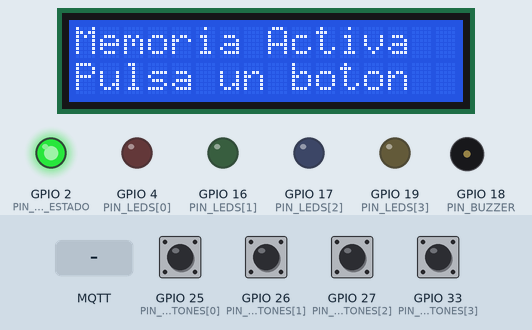
Recording of a sketch running on a simulated ESP32. On the bench: 16×2 character LCD, output pins drawn as LEDs (lit = HIGH), buzzer (waves = sounding). Dashed ring = blinking. The test bench sets the inputs (shaded band); at power-on: GPIO 25 (PIN_BOTONES[0]), GPIO 26 (PIN_BOTONES[1]), GPIO 27 (PIN_BOTONES[2]), GPIO 33 (PIN_BOTONES[3]) HIGH. WiFi joins after 1.5 s; servers stay silent unless stated; random numbers use the default seed unless the sketch sets one; no MQTT or app messages arrive unless stated; what the sketch prints to the serial monitor is not drawn.

Above: at 2.7 s.
2.8 s: MQTT message "iniciar" arrives on the first subscribed topic
At 3.79 s:
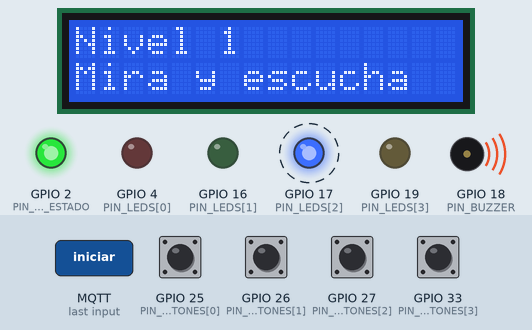
5.5 s: GPIO 25 (PIN_BOTONES[0]) pulled LOW for 0.15 s
At 7.6 s:
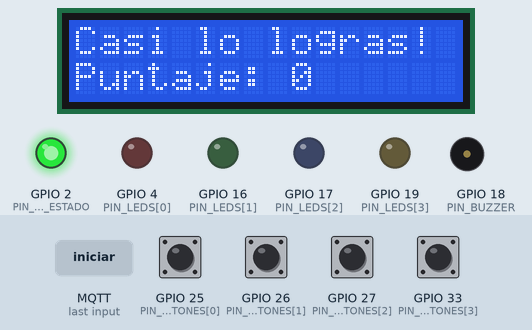
8.2 s: MQTT message "lenta" arrives on the second subscribed topic
At 10.6 s:
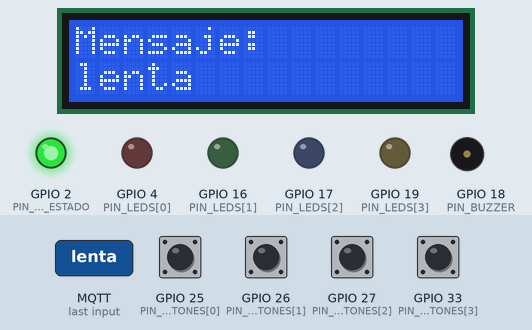
11.2 s: MQTT message "dificultad:" arrives on the second subscribed topic
At 12.3 s:
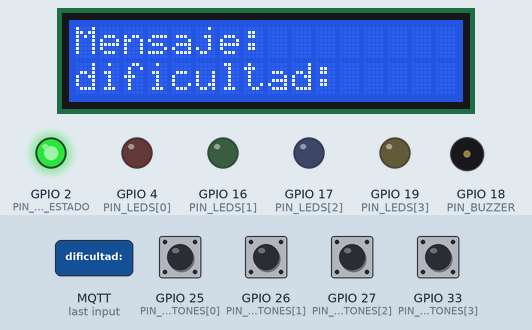
13.1 s: MQTT message "normal" arrives on the second subscribed topic
At 14.7 s:
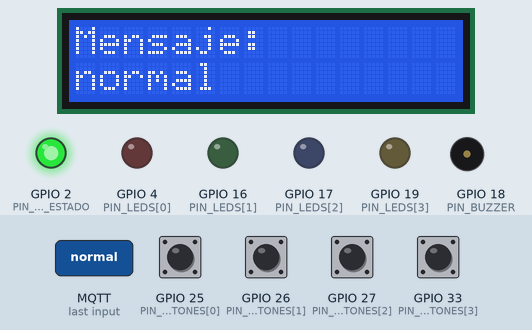
15.0 s: MQTT message "rapida" arrives on the second subscribed topic
At 16.8 s:
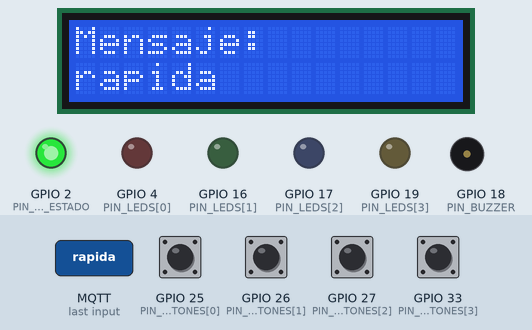
Timing chart, 0 to 18.3 s (numbered marks = the images above; inputs shaded):
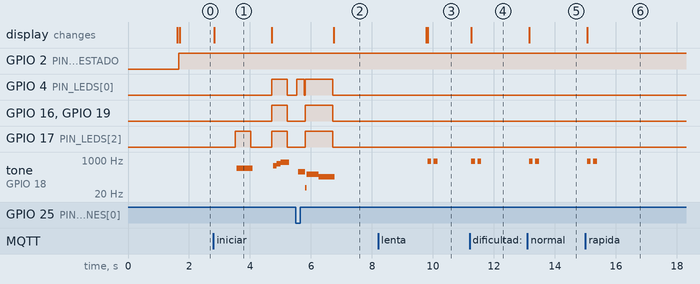

The sketch:

sketch.ino
```cpp
/*
  Memoria Activa - ESP32 en Wokwi
  Juego de memoria de secuencias (tipo "Simon dice") controlado por MQTT.
  Mide el tiempo de reaccion del jugador y puede adaptar la velocidad.
*/

#include <WiFi.h>
#include <PubSubClient.h>
#include <Wire.h>
#include <LiquidCrystal_I2C.h>

const char* ssid = "Wokwi-GUEST";
const char* password = "";
const char* mqtt_server = "broker.mqttdashboard.com";

// Tópicos
const char* TOPIC_COMANDO = "pau/memoria/comando";   // Streamlit -> ESP32
const char* TOPIC_MENSAJE = "pau/memoria/mensaje";   // Streamlit -> ESP32
const char* TOPIC_ESTADO  = "pau/memoria/estado";    // ESP32 -> Streamlit

// Pines
const int PIN_LED_ESTADO = 2;
const int PIN_BUZZER = 18;
const int PIN_LEDS[4]    = {4, 16, 17, 19};   // rojo, verde, azul, amarillo
const int PIN_BOTONES[4] = {25, 26, 27, 33};
const int TONOS[4] = {262, 330, 392, 523};

LiquidCrystal_I2C lcd(0x27, 16, 2);
WiFiClient espClient;
PubSubClient client(espClient);

// ---------- Juego ----------
const int MAX_NIVEL = 30;
const unsigned long TIEMPO_ESPERA = 15000;   // tiempo máximo para pulsar un botón

// Umbrales del modo automático (tiempo medio por pulsación en cada nivel)
const unsigned long RAPIDO_MS = 1200;   // si responde más rápido, el juego se acelera
const unsigned long LENTO_MS  = 2500;   // si responde más lento, el juego se hace más lento

int secuencia[MAX_NIVEL];
int nivel = 0;
int indiceEntrada = 0;
int puntaje = 0;
int velocidad = 500;          // milisegundos que dura cada color
int multiplicador = 2;        // puntos por nivel según dificultad
const char* nombreDificultad = "normal";
bool modoAuto = false;

// Tiempos de reacción
unsigned long sumaNivel = 0;
int cuentaNivel = 0;
unsigned long sumaJuego = 0;
int cuentaJuego = 0;

enum Estado { ESPERA, TU_TURNO };
Estado estado = ESPERA;
unsigned long inicioTurno = 0;

// ---------- Mensajes y pantalla ----------
String comandoPendiente = "";
String mensajePendiente = "";
bool mensajeActivo = false;
unsigned long mensajeHasta = 0;
unsigned long ultimoScroll = 0;
String textoMensaje = "";
int posScroll = 0;
String ultimaL1 = "";
String ultimaL2 = "";

void pantalla(const String& l1, const String& l2) {
  mensajeActivo = false;
  ultimaL1 = l1;
  ultimaL2 = l2;
  lcd.clear();
  lcd.setCursor(0, 0);
  lcd.print(l1.substring(0, 16));
  lcd.setCursor(0, 1);
  lcd.print(l2.substring(0, 16));
}

void tono(int frecuencia, int ms) {
  unsigned long medio = 500000UL / frecuencia;
  unsigned long fin = millis() + ms;
  while (millis() < fin) {
    digitalWrite(PIN_BUZZER, HIGH);
    delayMicroseconds(medio);
    digitalWrite(PIN_BUZZER, LOW);
    delayMicroseconds(medio);
  }
}

void destello(int i, int ms) {
  digitalWrite(PIN_LEDS[i], HIGH);
  tono(TONOS[i], ms);
  digitalWrite(PIN_LEDS[i], LOW);
}

void publicarEstado(const char* nombre) {
  char buf[200];
  int tiempoMedio = (cuentaJuego > 0) ? (int)(sumaJuego / cuentaJuego) : 0;
  snprintf(buf, sizeof(buf),
           "{\"estado\":\"%s\",\"nivel\":%d,\"puntaje\":%d,\"dificultad\":\"%s\",\"tiempo\":%d,\"velocidad\":%d}",
           nombre, nivel, puntaje, nombreDificultad, tiempoMedio, velocidad);
  client.publish(TOPIC_ESTADO, buf, true);   // retenido: quien se conecte después ve el último estado
}

// Aviso claro de que ya es el turno del jugador:
// melodía de tres notas que sube + las cuatro luces encendidas juntas
void avisoTurno() {
  for (int i = 0; i < 4; i++) digitalWrite(PIN_LEDS[i], HIGH);
  tono(523, 120);
  tono(659, 120);
  tono(784, 260);
  for (int i = 0; i < 4; i++) digitalWrite(PIN_LEDS[i], LOW);
}

void mostrarSecuencia() {
  estado = ESPERA;   // mientras se muestra, no se leen botones
  sumaNivel = 0;
  cuentaNivel = 0;
  pantalla("Nivel " + String(nivel), "Mira y escucha");
  publicarEstado("mostrando");
  delay(700);
  for (int i = 0; i < nivel; i++) {
    destello(secuencia[i], velocidad);
    delay(velocidad / 3);
    client.loop();
  }
  delay(500);   // pausa antes del aviso de turno
  pantalla("Nivel " + String(nivel), "Tu turno: pulsa");
  publicarEstado("tu_turno");
  avisoTurno();
  indiceEntrada = 0;
  inicioTurno = millis();   // el tiempo de respuesta cuenta desde después del aviso
  estado = TU_TURNO;
}

void iniciarJuego() {
  nivel = 1;
  puntaje = 0;
  sumaJuego = 0;
  cuentaJuego = 0;
  if (modoAuto) velocidad = 600;   // el modo automático siempre arranca a un ritmo medio
  secuencia[0] = random(4);
  mostrarSecuencia();
}

// En modo automático, ajusta la velocidad según lo rápido que respondió en el nivel
void ajustarVelocidad() {
  if (!modoAuto || cuentaNivel == 0) return;
  unsigned long promedio = sumaNivel / cuentaNivel;
  if (promedio < RAPIDO_MS) {
    velocidad = max(250, velocidad - 80);
  } else if (promedio > LENTO_MS) {
    velocidad = min(900, velocidad + 80);
  }
}

void registrarReaccion(unsigned long ms) {
  sumaNivel += ms;
  cuentaNivel++;
  sumaJuego += ms;
  cuentaJuego++;
}

void acierto() {
  estado = ESPERA;
  puntaje += 10 * multiplicador;
  ajustarVelocidad();
  pantalla("Muy bien!", "Puntaje: " + String(puntaje));
  tono(660, 120);
  delay(60);
  tono(880, 180);
  delay(900);

  if (nivel >= MAX_NIVEL) {
    pantalla("Increible!", "Completaste todo");
    publicarEstado("gano");
    return;
  }
  secuencia[nivel] = random(4);
  nivel++;
  mostrarSecuencia();
}

void perdio() {
  estado = ESPERA;
  for (int i = 0; i < 4; i++) digitalWrite(PIN_LEDS[i], HIGH);
  tono(200, 400);
  tono(150, 500);
  for (int i = 0; i < 4; i++) digitalWrite(PIN_LEDS[i], LOW);

  pantalla("Casi lo logras!", "Puntaje: " + String(puntaje));
  publicarEstado("perdio");
  delay(3000);
  pantalla("Puntaje: " + String(puntaje), "Pulsa un boton");
}

// Termina la partida desde la app y guarda el puntaje actual
void terminarManual() {
  estado = ESPERA;
  pantalla("Partida guardada", "Puntaje: " + String(puntaje));
  tono(523, 150);
  delay(60);
  tono(392, 250);
  publicarEstado("termino");
  delay(2000);
  pantalla("Puntaje: " + String(puntaje), "Pulsa un boton");
}

// ---------- Botones ----------
int leerBoton() {
  for (int i = 0; i < 4; i++) {
    if (digitalRead(PIN_BOTONES[i]) == LOW) {
      delay(30);
      return i;
    }
  }
  return -1;
}

void esperarSoltar(int i) {
  while (digitalRead(PIN_BOTONES[i]) == LOW) {
    client.loop();
    delay(10);
  }
  delay(30);
}

// ---------- MQTT ----------
void procesarComando(String c) {
  c.toLowerCase();
  if (c.startsWith("dificultad:")) {
    String d = c.substring(11);
    if (d == "lenta")       { velocidad = 800; multiplicador = 1; nombreDificultad = "lenta";  modoAuto = false; }
    else if (d == "normal") { velocidad = 500; multiplicador = 2; nombreDificultad = "normal"; modoAuto = false; }
    else if (d == "rapida") { velocidad = 300; multiplicador = 3; nombreDificultad = "rapida"; modoAuto = false; }
    else if (d == "auto")   { velocidad = 600; multiplicador = 2; nombreDificultad = "auto";   modoAuto = true; }
    else return;
    if (estado == ESPERA) {
      pantalla("Dificultad:", d);
      publicarEstado("espera");
    }
  } else if (c == "iniciar" || c == "reiniciar") {
    iniciarJuego();
  } else if (c == "terminar") {
    if (estado == TU_TURNO) terminarManual();
  }
}

void mostrarMensaje(const String& m) {
  textoMensaje = m;
  posScroll = 0;
  mensajeActivo = true;
  mensajeHasta = millis() + 10000;
  lcd.clear();
  lcd.setCursor(0, 0);
  lcd.print("Mensaje:");
  lcd.setCursor(0, 1);
  lcd.print(m.substring(0, 16));
  tono(880, 120);
  delay(80);
  tono(880, 120);
}

void actualizarMensaje() {
  if (!mensajeActivo) return;
  if (millis() > mensajeHasta) {
    mensajeActivo = false;
    lcd.clear();
    lcd.setCursor(0, 0);
    lcd.print(ultimaL1.substring(0, 16));
    lcd.setCursor(0, 1);
    lcd.print(ultimaL2.substring(0, 16));
    return;
  }
  if (textoMensaje.length() > 16 && millis() - ultimoScroll > 400) {
    ultimoScroll = millis();
    String v = textoMensaje + "   ";
    String vista = (v + v).substring(posScroll, posScroll + 16);
    lcd.setCursor(0, 1);
    lcd.print(vista);
    posScroll = (posScroll + 1) % v.length();
  }
}

void callback(char* topic, byte* payload, unsigned int length) {
  String msg = "";
  for (unsigned int i = 0; i < length; i++) msg += (char)payload[i];
  msg.trim();
  Serial.print(topic);
  Serial.print(" -> ");
  Serial.println(msg);

  // Solo se guarda: se procesa en loop() para no bloquear la red
  if (String(topic) == TOPIC_COMANDO) comandoPendiente = msg;
  else if (String(topic) == TOPIC_MENSAJE) mensajePendiente = msg;
}

void setup_wifi() {
  Serial.print("Conectando a ");
  Serial.println(ssid);
  WiFi.begin(ssid, password);
  while (WiFi.status() != WL_CONNECTED) {
    delay(500);
    Serial.print(".");
  }
  Serial.println("\nWiFi conectado");
}

void reconnect() {
  while (!client.connected()) {
    digitalWrite(PIN_LED_ESTADO, LOW);
    pantalla("Conectando MQTT", "...");
    String clientId = "MemoriaActiva-" + String(random(0xffff), HEX);
    if (client.connect(clientId.c_str())) {
      Serial.println("MQTT conectado");
      client.subscribe(TOPIC_COMANDO);
      client.subscribe(TOPIC_MENSAJE);
      digitalWrite(PIN_LED_ESTADO, HIGH);
      pantalla("Memoria Activa", "Pulsa un boton");
      publicarEstado("espera");
    } else {
      Serial.print("falla, rc=");
      Serial.println(client.state());
      delay(3000);
    }
  }
}

void setup() {
  Serial.begin(115200);
  pinMode(PIN_LED_ESTADO, OUTPUT);
  pinMode(PIN_BUZZER, OUTPUT);
  for (int i = 0; i < 4; i++) {
    pinMode(PIN_LEDS[i], OUTPUT);
    pinMode(PIN_BOTONES[i], INPUT_PULLUP);
  }
  randomSeed(micros() + analogRead(34));

  lcd.init();
  lcd.backlight();
  pantalla("Memoria Activa", "Iniciando...");

  setup_wifi();
  client.setServer(mqtt_server, 1883);
  client.setCallback(callback);
}

void loop() {
  if (!client.connected()) reconnect();
  client.loop();
  actualizarMensaje();

  if (comandoPendiente != "") {
    String c = comandoPendiente;
    comandoPendiente = "";
    procesarComando(c);
  }
  if (mensajePendiente != "") {
    String m = mensajePendiente;
    mensajePendiente = "";
    mostrarMensaje(m);
  }

  int b = leerBoton();

  if (estado == ESPERA) {
    // Pulsar cualquier botón también inicia una partida
    if (b >= 0) {
      esperarSoltar(b);
      iniciarJuego();
    }
  } else if (estado == TU_TURNO) {
    if (b >= 0) {
      unsigned long reaccion = millis() - inicioTurno;   // tiempo desde que pudo responder
      registrarReaccion(reaccion);                       // cuenta aciertos y errores
      Serial.print("Reaccion (ms): ");
      Serial.println(reaccion);
      destello(b, 250);
      esperarSoltar(b);
      if (b == secuencia[indiceEntrada]) {
        indiceEntrada++;
        inicioTurno = millis();
        if (indiceEntrada == nivel) acierto();
      } else {
        perdio();
      }
    } else if (millis() - inicioTurno > TIEMPO_ESPERA) {
      perdio();
    }
  }
}
```

Measured:
- after the input at 2.8 s, GPIO 4 (PIN_LEDS[0]), GPIO 16 (PIN_LEDS[1]): LOW → HIGH after 1.9 s, → LOW 0.50 s later
- after the input at 5.5 s, GPIO 4 (PIN_LEDS[0]): LOW → HIGH at once, → LOW 0.25 s later, → HIGH 0.03 s later, → LOW 0.91 s later; GPIO 16 (PIN_LEDS[1]): LOW → HIGH after 0.31 s, → LOW 0.91 s later
- after the input at 8.2 s, tone on GPIO 18 (PIN_BUZZER): silent → 845 Hz after 1.6 s, → silent 0.12 s later, → 844 Hz 0.08 s later, → silent 0.12 s later
- after the input at 11.2 s, tone on GPIO 18 (PIN_BUZZER): alternates 845 Hz for 0.12 s and silent for 0.08 s, 4 changes in all, then stays silent, starting after 0.06 s; the display: changes after 0.06 s (image 4)
- after the input at 13.1 s, tone on GPIO 18 (PIN_BUZZER): alternates 845 Hz for 0.12 s and silent for 0.08 s, 4 changes in all, then stays silent, starting after 0.06 s; the display: changes after 0.06 s (image 5)
- after the input at 15.0 s, tone on GPIO 18 (PIN_BUZZER): silent → 845 Hz after 0.06 s, → silent 0.12 s later, → 844 Hz 0.08 s later, → silent 0.12 s later
- what the display in image 1 shows lasts 1.9 s, from 2.8 s to 4.7 s
